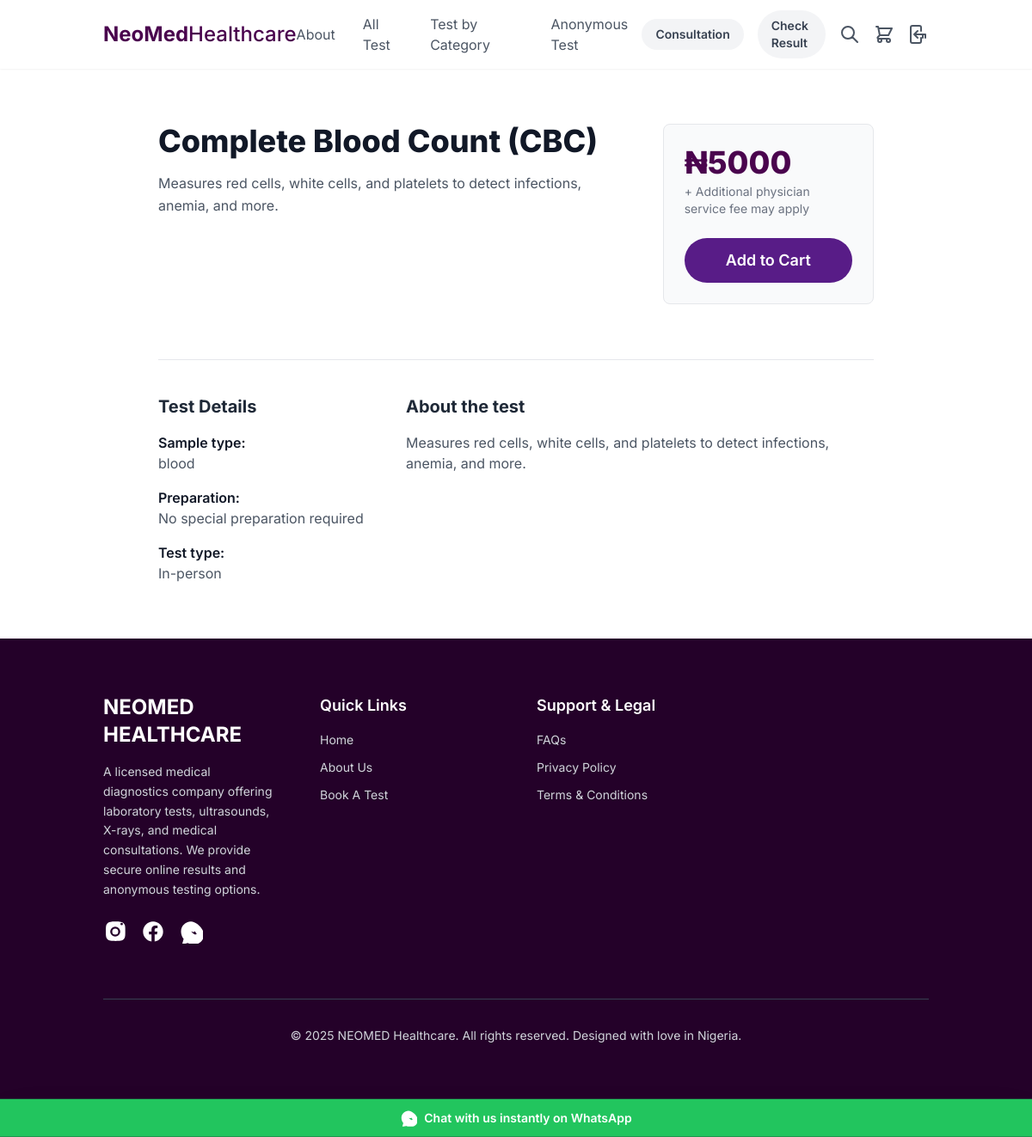
Screenshot of /tests/2/ with the database file from the repository.
### tests/models.py (models this page shows, shortened)
class LabTest(models.Model):
    name = models.CharField(max_length=200, help_text="e.g., Complete Blood Count (CBC) Test")
    category = models.ForeignKey(TestCategory, on_delete=models.SET_NULL, null=True, blank=True)
    price = models.DecimalField(max_digits=10, decimal_places=2)
    short_description = models.TextField(blank=True, help_text="A brief, one-sentence description for the test list page.")
    long_description = models.TextField(blank=True, help_text="A detailed 'About the test' description for the detail page.")
    sample_type = models.CharField(max_length=100, blank=True, help_text="e.g., Blood, Urine, Saliva")
    preparation = models.TextField(blank=True, help_text="e.g., No special preparation is required. or Fasting for 8 hours is required.")
    test_type = models.CharField(max_length=100, blank=True, help_text="e.g., In Person, At-Home Kit")
    turnaround_time = models.CharField(max_length=50, blank=True, help_text="e.g., 24-48 hours")
    is_available = models.BooleanField(default=True)
    is_best_seller = models.BooleanField(default=False, help_text="Check this to display a 'Best Seller' tag.")
    is_anonymous = models.BooleanField(default=True, help_text="Can this test be booked without an account?")

### tests/views.py (the view)
# urls.py: path('<int:pk>/', views.test_detail_view, name='test_detail'), # <-- ADD THIS LINE
def test_detail_view(request, pk):
    test = get_object_or_404(LabTest, pk=pk, is_available=True)
    context = {
        'test': test,
    }
    return render(request, 'tests/test_detail.html', context)

### bookings/cart.py (called while the page is built)
    def __len__(self):
        return len(self.cart)

### bookings/context_processors.py (called while the page is built)
def cart(request):
    return {'cart': Cart(request)}

### tests/templates/tests/test_detail.html (shortened to what this page needs)
{% extends "base.html" %}
{% load static %}
{% block content %}
<div class="bg-white">
    <div class="container mx-auto max-w-4xl px-4 sm:px-6 lg:px-8 py-12 lg:py-16">
        <div class="grid grid-cols-1 md:grid-cols-3 gap-8 lg:gap-12">
            <div class="md:col-span-2">
                <h1 class="text-3xl lg:text-4xl font-extrabold text-gray-900 leading-tight">{{ test.name }}</h1>
                <div class="mt-4 text-gray-600 leading-relaxed" x-data="{ expanded: false }">
                    <p :class="expanded ? '' : 'line-clamp-5'">
                        {{ test.short_description }}
                    </p>
                </div>
            </div>
            <div class="md:col-span-1">
                <div class="bg-gray-50 border border-gray-200 rounded-lg p-6 sticky top-28">
                    <p class="text-4xl font-extrabold text-primary-main">₦{{ test.price|floatformat:0 }}</p>
                    <p class="text-sm text-gray-500 mt-1">+ Additional physician service fee may apply</p>
                    <form action="{% url 'bookings:cart_add' item_type='test' item_id=test.id %}" method="post">
                        <button type="submit" class="mt-6 w-full block text-center bg-primary-button hover:bg-purple-800 text-white font-semibold py-3 px-8 rounded-full transition duration-300 text-lg">
                            Add to Cart
                        </button>
                    </form>
                </div>
            </div>
        </div>
        <div class="mt-12 lg:mt-16 border-t border-gray-200 pt-10">
            <div class="grid grid-cols-1 md:grid-cols-3 gap-8">
                <div class="md:col-span-1">
                    <h2 class="text-xl font-bold text-gray-800 mb-4">Test Details</h2>
                    <dl class="space-y-4">
                        <div>
                            <dt class="font-semibold text-gray-900">Sample type:</dt>
                            <dd class="text-gray-600">{{ test.sample_type|default:"N/A" }}</dd>
                        </div>
                        <div>
                            <dt class="font-semibold text-gray-900">Preparation:</dt>
                            <dd class="text-gray-600">{{ test.preparation|default:"No special preparation is required." }}</dd>
                        </div>
                        <div>
                            <dt class="font-semibold text-gray-900">Test type:</dt>
                            <dd class="text-gray-600">{{ test.test_type|default:"In Person" }}</dd>
                        </div>
                    </dl>
                </div>
                {% if test.long_description %}
                <div class="md:col-span-2">
                    <h2 class="text-xl font-bold text-gray-800 mb-4">About the test</h2>
                    <div class="prose max-w-none text-gray-600">
                        {{ test.long_description|linebreaks }}
                    </div>
                </div>
                {% endif %}
            </div>
        </div>
    </div>
</div>
{% endblock content %}

### theme/templates/base.html (shortened to what this page needs)
{% load static %}
<!DOCTYPE html>
<html lang="en" class="scroll-smooth">
<head>
    <script src="https://cdn.tailwindcss.com"></script>
</head>
<body class="font-sans bg-white text-gray-800">
    {% include "partials/header.html" %}
    <main>
        {% block content %}
        {% endblock content %}
    </main>
    {% include "partials/footer.html" %}
</body>
</html>

### theme/templates/partials/header.html (shortened to what this page needs)
<header class="bg-white shadow-sm sticky top-0 z-50" x-data="{ mobileMenuOpen: false }">
    <div class="container mx-auto px-4 lg:px-8">
        <div class="flex items-center justify-between h-20">
            <a href="{% url 'home' %}" class="text-2xl font-bold text-primary-main">NeoMed<span class="font-medium">Healthcare</span></a>
            <nav class="hidden lg:flex items-center space-x-8">
                <a href="{% url 'about' %}" class="text-gray-600 hover:text-primary-main">About</a>
                <a href="{% url 'tests:test_list' %}" class="text-gray-600 hover:text-primary-main">All Test</a>
                <a href="#" class="text-gray-600 hover:text-primary-main">Test by Category</a>
                <a href="{% url 'tests:anonymous_test_list' %}" class="text-gray-600 hover:text-primary-main">Anonymous Test</a>
            </nav>
            <div class="flex items-center space-x-4">
                <a href="{% url 'consultation:consultation_home' %}" class="hidden sm:inline-block text-sm font-semibold text-gray-700 bg-gray-100 px-4 py-2 rounded-full hover:bg-gray-200">Consultation</a>
                <a href="{% url 'bookings:check_result' %}" class="hidden sm:inline-block text-sm font-semibold text-gray-700 bg-gray-100 px-4 py-2 rounded-full hover:bg-gray-200">Check Result</a>
                <button class="text-gray-600 hover:text-primary-main">
                    <svg xmlns="http://www.w3.org/2000/svg" class="h-6 w-6" fill="none" viewBox="0 0 24 24" stroke="currentColor"><path stroke-linecap="round" stroke-linejoin="round" stroke-width="2" d="M21 21l-6-6m2-5a7 7 0 11-14 0 7 7 0 0114 0z" /></svg>
                </button>
                <a href="{% url 'bookings:cart_detail' %}" class="relative text-gray-600 hover:text-primary-main">
                </a>
                {% if user.is_authenticated %}
                    <a href="{% url 'users:dashboard' %}" class="text-gray-600 hover:text-primary-main" title="Your Dashboard">
                        <svg xmlns="http://www.w3.org/2000/svg" class="h-6 w-6" fill="none" viewBox="0 0 24 24" stroke="currentColor"><path stroke-linecap="round" stroke-linejoin="round" stroke-width="2" d="M16 7a4 4 0 11-8 0 4 4 0 018 0zM12 14a7 7 0 00-7 7h14a7 7 0 00-7-7z" /></svg>
                    </a>
                {% else %}
                    <a href="{% url 'users:login' %}" class="text-gray-600 hover:text-primary-main" title="Log In / Register">
                         <svg xmlns="http://www.w3.org/2000/svg" class="h-6 w-6" fill="none" viewBox="0 0 24 24" stroke="currentColor"><path stroke-linecap="round" stroke-linejoin="round" stroke-width="2" d="M11 16l-4-4m0 0l4-4m-4 4h12m-2 4v-4m3 4v-4M15 8V4a2 2 0 00-2-2H5a2 2 0 00-2 2v16a2 2 0 002 2h8a2 2 0 002-2v-4" /></svg>
                    </a>
                {% endif %}
            </div>
        </div>
    </div>
</header>

### theme/templates/partials/footer.html (shortened to what this page needs)
<footer class="bg-primary-dark text-gray-300">
    <div class="container mx-auto px-6 lg:px-8 py-16">
        <div class="grid grid-cols-1 md:grid-cols-2 lg:grid-cols-4 gap-12">
            <div class="md:col-span-2 lg:col-span-1">
                <h3 class="text-2xl font-bold text-white">NEOMED HEALTHCARE</h3>
                <p class="mt-4 text-sm leading-relaxed">
                    A licensed medical diagnostics company offering laboratory tests, ultrasounds, X-rays, and medical consultations. We provide secure online results and anonymous testing options.
                </p>
                <div class="mt-6 flex space-x-4">
                    <a href="#" class="text-white hover:text-pink-500">
                    </a>
                     <a href="#" class="text-white hover:text-blue-600">
                    </a>
                    <a href="#" class="text-white hover:text-green-500">
                    </a>
                </div>
            </div>
            <div>
                <h3 class="text-lg font-semibold text-white">Quick Links</h3>
                <ul class="mt-4 space-y-3 text-sm">
                    <li><a href="#" class="hover:text-white">Home</a></li>
                    <li><a href="{% url 'about' %}" class="hover:text-white">About Us</a></li>
                    <li><a href="#" class="hover:text-white">Book A Test</a></li>
                </ul>
            </div>
            <div>
                <h3 class="text-lg font-semibold text-white">Support & Legal</h3>
                <ul class="mt-4 space-y-3 text-sm">
                    <li><a href="#" class="hover:text-white">FAQs</a></li>
                    <li><a href="#" class="hover:text-white">Privacy Policy</a></li>
                    <li><a href="#" class="hover:text-white">Terms & Conditions</a></li>
                </ul>
            </div>
        </div>
        <div class="mt-16 border-t border-gray-700 pt-8 text-center text-sm">
            <p>© {% now "Y" %} NEOMED Healthcare. All rights reserved. Designed with love in Nigeria.</p>
        </div>
    </div>
     <div class="sticky bottom-0 bg-green-500 text-white p-3 text-center text-sm font-semibold shadow-2xl">
        <a href="https://wa.me/2349137846205" target="_blank" class="flex items-center justify-center gap-2">
            Chat with us instantly on WhatsApp
        </a>
    </div>
</footer>

### rows the page displays
LabTest: name "Complete Blood Count (CBC)", short_description "Measures red cells, white cells, and platelets to detect infections, anemia, and more.", price "5000", sample_type "blood", preparation "No special preparation required", test_type "In-person", long_description "Measures red cells, white cells, and platelets to detect infections, anemia, and more."
